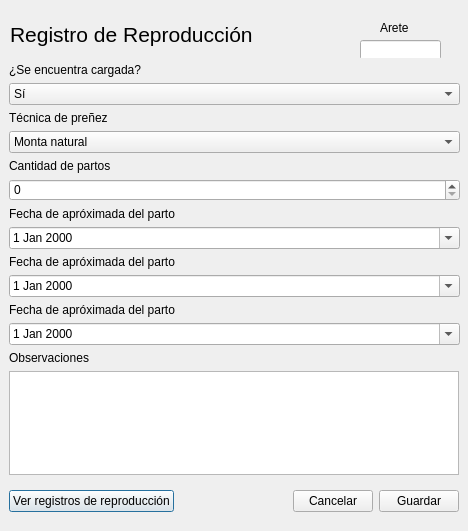
<?xml version="1.0" encoding="UTF-8"?>
<ui version="4.0">
 <class>Dialog</class>
 <widget class="QDialog" name="Dialog">
  <property name="geometry">
   <rect>
    <x>0</x>
    <y>0</y>
    <width>468</width>
    <height>531</height>
   </rect>
  </property>
  <property name="windowTitle">
   <string>Editar animal</string>
  </property>
  <widget class="QWidget" name="widget" native="true">
   <property name="geometry">
    <rect>
     <x>9</x>
     <y>481</y>
     <width>450</width>
     <height>41</height>
    </rect>
   </property>
   <layout class="QHBoxLayout" name="horizontalLayout">
    <item>
     <widget class="QPushButton" name="pushButton_3">
      <property name="text">
       <string>Ver registros de reproducción</string>
      </property>
     </widget>
    </item>
    <item>
     <spacer name="horizontalSpacer">
      <property name="orientation">
       <enum>Qt::Horizontal</enum>
      </property>
      <property name="sizeHint" stdset="0">
       <size>
        <width>264</width>
        <height>20</height>
       </size>
      </property>
     </spacer>
    </item>
    <item>
     <widget class="QPushButton" name="pushButton">
      <property name="text">
       <string>Cancelar</string>
      </property>
     </widget>
    </item>
    <item>
     <widget class="QPushButton" name="pushButton_2">
      <property name="text">
       <string>Guardar</string>
      </property>
     </widget>
    </item>
   </layout>
  </widget>
  <widget class="QWidget" name="widget_2" native="true">
   <property name="geometry">
    <rect>
     <x>9</x>
     <y>63</y>
     <width>451</width>
     <height>282</height>
    </rect>
   </property>
   <layout class="QVBoxLayout" name="verticalLayout_3">
    <item>
     <widget class="QLabel" name="label_2">
      <property name="text">
       <string>¿Se encuentra cargada?</string>
      </property>
     </widget>
    </item>
    <item>
     <widget class="QComboBox" name="comboBox_2">
      <item>
       <property name="text">
        <string>Sí</string>
       </property>
      </item>
      <item>
       <property name="text">
        <string>No</string>
       </property>
      </item>
     </widget>
    </item>
    <item>
     <widget class="QLabel" name="label_4">
      <property name="text">
       <string>Técnica de preñez</string>
      </property>
     </widget>
    </item>
    <item>
     <widget class="QComboBox" name="comboBox">
      <item>
       <property name="text">
        <string>Monta natural</string>
       </property>
      </item>
      <item>
       <property name="text">
        <string>Inseminación artificial</string>
       </property>
      </item>
      <item>
       <property name="text">
        <string>Inseminación a tiempo fijo</string>
       </property>
      </item>
      <item>
       <property name="text">
        <string>Transferencia de embriones</string>
       </property>
      </item>
     </widget>
    </item>
    <item>
     <widget class="QLabel" name="label_6">
      <property name="text">
       <string>Cantidad de partos</string>
      </property>
     </widget>
    </item>
    <item>
     <widget class="QSpinBox" name="spinBox"/>
    </item>
    <item>
     <widget class="QLabel" name="label_15">
      <property name="text">
       <string>Fecha de apróximada del parto</string>
      </property>
     </widget>
    </item>
    <item>
     <widget class="QDateEdit" name="dateEdit_4">
      <property name="calendarPopup">
       <bool>true</bool>
      </property>
     </widget>
    </item>
    <item>
     <widget class="QLabel" name="label_8">
      <property name="text">
       <string>Fecha de apróximada del parto</string>
      </property>
     </widget>
    </item>
    <item>
     <widget class="QDateEdit" name="dateEdit_2">
      <property name="calendarPopup">
       <bool>true</bool>
      </property>
     </widget>
    </item>
    <item>
     <widget class="QLabel" name="label_10">
      <property name="text">
       <string>Fecha de apróximada del parto</string>
      </property>
     </widget>
    </item>
    <item>
     <widget class="QDateEdit" name="dateEdit_3">
      <property name="calendarPopup">
       <bool>true</bool>
      </property>
     </widget>
    </item>
   </layout>
  </widget>
  <widget class="QWidget" name="widget_4" native="true">
   <property name="geometry">
    <rect>
     <x>10</x>
     <y>10</y>
     <width>341</width>
     <height>48</height>
    </rect>
   </property>
   <layout class="QHBoxLayout" name="horizontalLayout_2">
    <item>
     <widget class="QLabel" name="label">
      <property name="font">
       <font>
        <family>Segoe UI</family>
        <pointsize>16</pointsize>
       </font>
      </property>
      <property name="text">
       <string>Registro de Reproducción</string>
      </property>
     </widget>
    </item>
    <item>
     <spacer name="horizontalSpacer_2">
      <property name="orientation">
       <enum>Qt::Horizontal</enum>
      </property>
      <property name="sizeHint" stdset="0">
       <size>
        <width>207</width>
        <height>20</height>
       </size>
      </property>
     </spacer>
    </item>
   </layout>
  </widget>
  <widget class="QWidget" name="widget_3" native="true">
   <property name="geometry">
    <rect>
     <x>9</x>
     <y>351</y>
     <width>450</width>
     <height>124</height>
    </rect>
   </property>
   <layout class="QGridLayout" name="gridLayout">
    <item row="0" column="1">
     <widget class="QLabel" name="label_11">
      <property name="text">
       <string>Observaciones</string>
      </property>
     </widget>
    </item>
    <item row="1" column="1">
     <widget class="QTextEdit" name="textEdit"/>
    </item>
   </layout>
  </widget>
  <widget class="QWidget" name="widget_6" native="true">
   <property name="geometry">
    <rect>
     <x>350</x>
     <y>10</y>
     <width>106</width>
     <height>48</height>
    </rect>
   </property>
   <widget class="QLabel" name="label_18">
    <property name="geometry">
     <rect>
      <x>30</x>
      <y>10</y>
      <width>61</width>
      <height>16</height>
     </rect>
    </property>
    <property name="text">
     <string>Arete</string>
    </property>
   </widget>
   <widget class="QLineEdit" name="lineEdit_7">
    <property name="geometry">
     <rect>
      <x>10</x>
      <y>30</y>
      <width>81</width>
      <height>20</height>
     </rect>
    </property>
   </widget>
   <widget class="QLabel" name="label_19">
    <property name="geometry">
     <rect>
      <x>10</x>
      <y>10</y>
      <width>16</width>
      <height>16</height>
     </rect>
    </property>
    <property name="text">
     <string/>
    </property>
    <property name="pixmap">
     <pixmap resource="resources.qrc">:/icons/img/icons/seguridad2.png</pixmap>
    </property>
    <property name="scaledContents">
     <bool>true</bool>
    </property>
   </widget>
  </widget>
 </widget>
 <resources>
  <include location="AppData/Local/Programs/Python/Python313/Lib/site-packages/QtDesigner/resources.qrc"/>
  <include location="resources.qrc"/>
 </resources>
 <connections/>
</ui>
